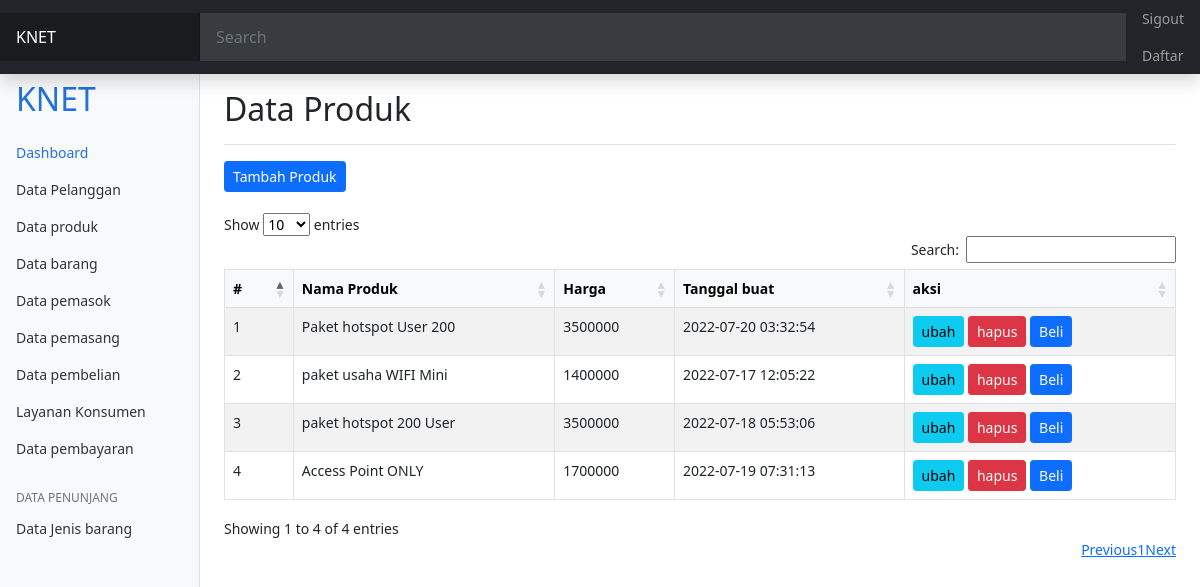
The app's page /produk/data_produk.php (signed in) with its own data.
### tables this page shows
CREATE TABLE IF NOT EXISTS `produk` (
  `id_produk` int(11) NOT NULL AUTO_INCREMENT,
  `nama_produk` varchar(50) NOT NULL,
  `harga` decimal(10,0) NOT NULL,
  `created_at` datetime NOT NULL DEFAULT CURRENT_TIMESTAMP,
  PRIMARY KEY (`id_produk`)
);

### produk/data_produk.php (the view, shortened to what this page needs)
 <?php
include "../layout/header.php";
include "../config/koneksi.php";
$sql = mysqli_query($koneksi, "SELECT * FROM produk");
?>
<main class="col-md-9 ms-sm-auto col-lg-10 px-md-4">
	<div class="d-flex justify-content-between flex-wrap flex-md-nowrap align-items-center pt-3 pb-2 mb-3 border-bottom">
	<h1 class="h2">Data Produk</h1>
	</div>
	<a href="tambah_produk.php" class="btn btn-sm btn-primary">Tambah Produk</button></a>
	<br><br>
	<div class="table-responsive">
		<table class="table table-striped table-bordered display nowrap" id="example" style="width:100%">
		<thead class="table-light">
		<tr>
			<th scope="col">#</th>
			<th scope="col">Nama Produk</th>
			<th scope="col">Harga</th>
			<th scope="col">Tanggal buat</th>
			<th scope="col">aksi</th>
		</tr>
		</thead>
		<tbody>
		<?php
			$no = 1;
			while ($rs = mysqli_fetch_assoc($sql)) : ?>
			<tr>
				<td><?= $no; ?></td>
				<td><?= $rs['nama_produk']; ?></td>
				<td><?= $rs['harga']; ?></td>
				<td><?= $rs['created_at']; ?></td>
				<td>
					<a href="ubah_produk.php?id=<?= $rs['id_produk']; ?>" class="btn btn-info btn-sm">ubah</a>
					<a href="hapus_produk.php?id=<?= $rs['id_produk']; ?>" class="btn btn-danger btn-sm">hapus</a>
					<a href="data_pembelian.php?id=<?= $rs['id_produk']; ?>" class="btn btn-primary btn-sm">Beli</a>
				</td>
			</tr>
			<?php
				$no++;
				endwhile;
				?>
			</tbody>
				</table>
					</div>
		</main>
		<?php
		include "../layout/footer.php";
		?>

### assets/css/dashboard.css (style rules this page uses)
body { font-size: .875rem; }

### records on screen
produk: nama_produk "Paket hotspot User 200", harga "3500000", created_at "2022-07-20 03:32:54"
produk: nama_produk "paket usaha WIFI Mini", harga "1400000", created_at "2022-07-17 12:05:22"
produk: nama_produk "paket hotspot 200 User", harga "3500000", created_at "2022-07-18 05:53:06"
produk: nama_produk "Access Point ONLY", harga "1700000", created_at "2022-07-19 07:31:13"
